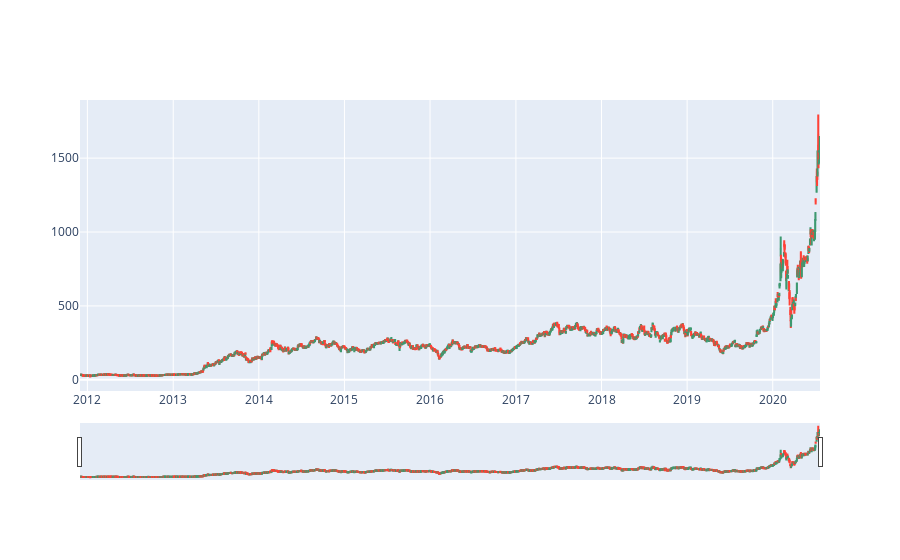

Source (notebook cell):
### Code cell
fig = go.Figure()

fig = go.Figure(data=[go.Candlestick(x = df.index,
                                     open = df['Open'],
                                     high = df['High'],
                                     low = df['Low'],
                                     showlegend = False,
                                     close = df['Adj Close'])])
fig.show()

### Figure 1 — Plotly figure (JSON) as saved in the notebook; plotly's stock layout.template omitted (floating-point values rounded to 4 significant figures; data arrays with more than 128 entries replaced by an {"elided": "..."} marker saying what was removed)
{"data": [{"close": {"elided": "2171 float values"}, "high": {"elided": "2171 float values"}, "low": {"elided": "2171 float values"}, "open": {"elided": "2171 float values"}, "showlegend": false, "type": "candlestick", "x": {"elided": "2171 str values"}}], "layout": {}}
